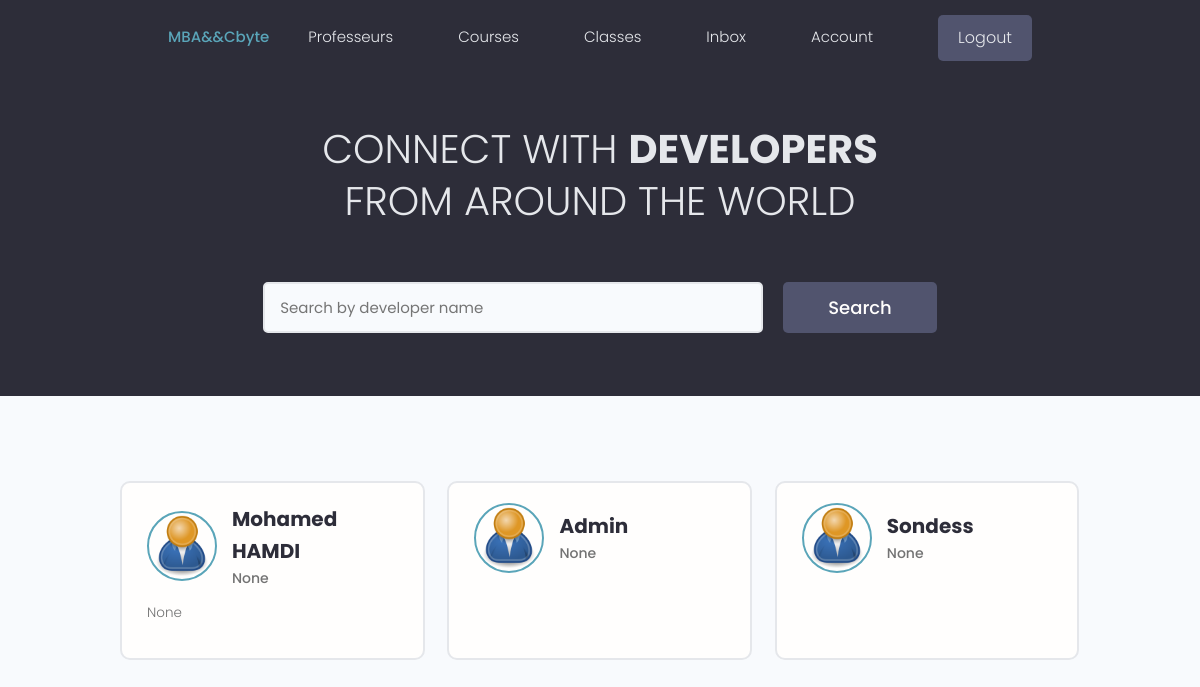
The app's page / (signed in) with its own data.
### users/models.py (models this page shows, shortened)
class Profile(models.Model):
    user = models.OneToOneField(
        User, on_delete=models.CASCADE, null=True, blank=True)
    name = models.CharField(max_length=200, blank=True, null=True)
    email = models.EmailField(max_length=500, blank=True, null=True)
    username = models.CharField(max_length=200, blank=True, null=True)
    location = models.CharField(max_length=200, blank=True, null=True)
    short_intro = models.CharField(max_length=200, blank=True, null=True)
    bio = models.TextField(blank=True, null=True)
    profile_image = models.ImageField(
        null=True, blank=True, upload_to='profiles/', default="profiles/user-default.png")
    social_github = models.CharField(max_length=200, blank=True, null=True)
    social_twitter = models.CharField(max_length=200, blank=True, null=True)
    social_linkedin = models.CharField(max_length=200, blank=True, null=True)
    social_youtube = models.CharField(max_length=200, blank=True, null=True)
    social_website = models.CharField(max_length=200, blank=True, null=True)
    created = models.DateTimeField(auto_now_add=True)
    id = models.UUIDField(default=uuid.uuid4, unique=True,
                          primary_key=True, editable=False)

### users/views.py (the view)
# urls.py: path('', views.profiles, name="profiles"),
def profiles(request):
    profiles, search_query = searchProfiles(request)
    custom_range, profiles = paginateProfiles(request, profiles, 9)
    context = {'profiles': profiles, 'search_query': search_query,
                'custom_range': custom_range}
    return render(request, 'users/profiles.html', context)

### users/utils.py (called while the page is built)
def paginateProfiles(request, profiles, results):
    page = request.GET.get('page')
    paginator = Paginator(profiles, results)
    try:
        profiles = paginator.page(page)
    except PageNotAnInteger:
        page = 1
        profiles = paginator.page(page)
    except EmptyPage:
        page = paginator.num_pages
        profiles = paginator.page(page)
    leftIndex = (int(page) - 4)
    if leftIndex < 1:
        leftIndex = 1
    rightIndex = (int(page) + 5)
    if rightIndex > paginator.num_pages:
        rightIndex = paginator.num_pages + 1
    custom_range = range(leftIndex, rightIndex)
    return custom_range, profiles

def searchProfiles(request):
    search_query = ''
    if request.GET.get('search_query'):
        search_query = request.GET.get('search_query')
    skills = Skill.objects.filter(name__icontains=search_query)
    profiles = Profile.objects.distinct().filter(
        Q(name__icontains=search_query) |
        Q(short_intro__icontains=search_query) |
        Q(skill__in=skills)
    )
    return profiles, search_query

### users/templates/users/profiles.html (shortened to what this page needs)
{% extends 'main.html' %}
{% block content %}
<main class="home">
    <section class="hero-section text-center">
        <div class="container container--narrow">
            <div class="hero-section__box">
                <h2>CONNECT WITH <span>DEVELOPERS</span></h2>
                <h2>FROM AROUND THE WORLD</h2>
            </div>
            <div class="hero-section__search">
                <form id="searchForm" class="form" action="{% url 'profiles' %}" method="get">
                    <div class="form__field">
                        <input class="input input--text" id="formInput#search" type="text" name="search_query"
                            value="{{search_query}}" placeholder="Search by developer name" />
                    </div>
                    <input class="btn btn--sub btn--lg" type="submit" value="Search" />
                </form>
            </div>
        </div>
    </section>
    <section class="devlist">
        <div class="container">
            <div class="grid grid--three">
                {% for profile in profiles %}
                <div class="column card">
                    <div class="dev">
                        <a href="{% url 'user-profile' profile.id %}" class="card__body">
                            <div class="dev__profile">
                                <img class="avatar avatar--md" src="{{ profile.profile_image.url }}" alt="image" />
                                <div class="dev__meta">
                                    <h3>{{profile.name}}</h3>
                                    <h5>{{profile.short_intro|slice:"60"}}</h5>
                                </div>
                            </div>
                            <p class="dev__info">{{profile.bio|slice:"150"}}</p>
                        </a>
                    </div>
                </div>
                {% endfor %}
            </div>
        </div>
    </section>
</main>
{% endblock content %}

### static/styles/app.css (style rules this page uses)
:root { --color-sub: #2d2d39; }
.btn--sub { background-color: var(--color-sub-light); }
.card { border: 2px solid var(--color-light); }
img { width: 100%; }
.hero-section { height: 40vh; display: flex; align-items: center; background-color: var(--color-sub); }
.hero-section__box { margin-bottom: 4rem; }
.hero-section__box > h2, .hero-section__box > h2 > span { font-size: 4rem; color: var(--color-light); line-height: 1.3; text-transform: uppercase; }
.hero-section__box > h2 { font-weight: 300; }
.hero-section__box > h2 > span { font-weight: 700; }
.hero-section__search > .form { display: flex; align-items: center; justify-content: center; gap: 2rem; }
.hero-section__search > .form input.input--text { width: 50rem; }
.devlist { margin-top: 8rem; }
.devlist .grid { align-items: stretch; }
.devlist .dev .dev__profile { display: flex; align-items: center; gap: 1.5rem; }
.devlist .dev .dev__meta h3 { color: var(--color-sub); font-size: 2rem; font-weight: 700; }
.devlist .dev .dev__meta h5 { color: var(--color-text); font-size: 1.4rem; font-weight: 500; }
.devlist .dev .dev__info { margin: 1.5rem 0; font-size: 1.35rem; line-height: 1.4; text-align: justify; }

### static/uikit/styles/modules/_variables.css (style rules this page uses)
:root { --color-main: #5aa5b9; --color-main-light: #e6faff; --color-sub: #3f4156; --color-sub-light: #51546e; --color-sub-lighter: #ededfd; --color-text: #737373; --color-gray: #8b8b8b; --color-light: #e5e7eb; --color-light-gray: #767676; --color-bg: #f8fafd; --color-white: #fffefd; --color-white-light: #f3f3f3; --color-success: #359e64; --color-success-bg: #def8e8; --color-error: #fc4b0b; --color-error-bg: #fff2ee; --font-base: 'Poppins', arial, helvetica, 'Segoe UI', roboto, ubuntu, sans-serif; --font-monospace: 'Fira Code', 'Courier New', courier, monospace; --font-regular: 300; --font-medium: 500; --font-bold: 700; --generic-shadow: 1px 1px 5px #00000010; --generic-transition: all 0.3s ease-in-out; }

### static/uikit/styles/modules/_base.css (style rules this page uses)
* { margin: 0; padding: 0; box-sizing: border-box; text-rendering: optimizeLegibility; color: inherit; font-size: inherit; }
html { font-size: 50%; }
@media only screen and (min-width: 480px) { html { font-size: 56.25%; } }
@media only screen and (min-width: 1200px) { html { font-size: 62.5%; } }
body { line-height: 1.6; font-weight: 400; font-size: 1.5rem; color: var(--color-text); background-color: var(--color-bg); min-height: 100vh; }

### static/uikit/styles/modules/_typography.css (style rules this page uses)
* { font-family: var(--font-base); }
h2 { font-size: 3.6rem; font-weight: var(--font-bold); }
h3 { font-size: 3.2rem; font-weight: var(--font-medium); }
h5 { font-size: 2.4rem; font-weight: var(--font-medium); }
h5, h6 { font-weight: var(--font-regular); }
p, span, strong { font-size: 1.6rem; color: var(--color-text); font-weight: var(--font-regular); }
a { padding-bottom: 2px; text-decoration: none; display: inline-block; color: var(--color-main); font-weight: var(--font-medium); }

### static/uikit/styles/modules/_utilities.css (style rules this page uses)
.container { width: 92%; max-width: 165rem; margin: 0 auto; box-sizing: border-box; }
.container--narrow { width: 92%; max-width: 120rem; }
@media screen and (min-width: 1000px) { .container { width: 90%; } }
@media screen and (min-width: 1000px) { .container--narrow { width: 85%; } }
@media screen and (min-width: 1200px) { .container { width: 80%; } }
@media screen and (min-width: 1200px) { .container--narrow { width: 72%; } }
.text-center { text-align: center; }

### static/uikit/styles/modules/_avatar.css (style rules this page uses)
.avatar { border-radius: 50%; border: 2px solid var(--color-main); object-fit: cover; }
.avatar--md { height: 7rem; width: 7rem; }

### static/uikit/styles/modules/_button.css (style rules this page uses)
.btn { display: inline-block; position: relative; cursor: pointer; background-color: var(--color-light); font-weight: var(--font-medium); color: var(--color-sub); text-decoration: none; padding: 1rem 2rem; border-radius: 0.5rem; border: none; width: -webkit-fit-content; width: -moz-fit-content; width: fit-content; height: -webkit-fit-content; height: -moz-fit-content; height: fit-content; font-size: 1.6rem; outline-width: 0; outline-color: transparent; -webkit-backface-visibility: hidden; backface-visibility: hidden; transition: all 0.3s ease-in-out; }
.btn--sub { background-color: var(--color-sub); color: var(--color-white); }
.btn--lg { font-size: 1.8rem; padding: 1.2rem 4.5rem; }

### static/uikit/styles/modules/_card.css (style rules this page uses)
.card { border-radius: 1rem; background-color: var(--color-white); border: 1.5px solid var(--color-light); width: auto; height: auto; margin-top: 0.5rem; margin-bottom: 0.5rem; overflow: hidden; }
.card__body, .card__header { padding: 2rem 2.5rem; }

### records on screen
Profile: profile_image (placeholder picture), name "Mohamed HAMDI", short_intro "None", bio "None"
Profile: profile_image (placeholder picture), name "Admin", short_intro "None"
Profile: profile_image (placeholder picture), name "Sondess", short_intro "None"
